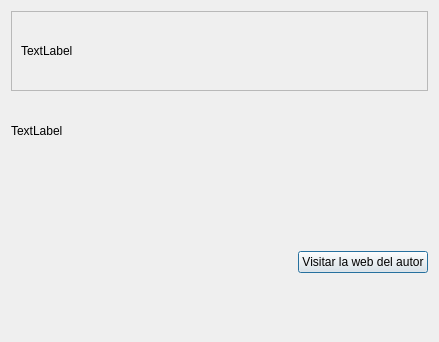
<?xml version="1.0" encoding="UTF-8"?>
<ui version="4.0">
 <class>QAboutMe</class>
 <widget class="QDialog" name="QAboutMe">
  <property name="geometry">
   <rect>
    <x>0</x>
    <y>0</y>
    <width>439</width>
    <height>342</height>
   </rect>
  </property>
  <property name="windowTitle">
   <string>Dialog</string>
  </property>
  <layout class="QVBoxLayout" name="verticalLayout">
   <property name="spacing">
    <number>0</number>
   </property>
   <item>
    <widget class="QFrame" name="frame">
     <property name="frameShape">
      <enum>QFrame::StyledPanel</enum>
     </property>
     <property name="frameShadow">
      <enum>QFrame::Raised</enum>
     </property>
     <layout class="QHBoxLayout" name="horizontalLayout">
      <item>
       <widget class="QLabel" name="labelAppName">
        <property name="sizePolicy">
         <sizepolicy hsizetype="Fixed" vsizetype="Preferred">
          <horstretch>0</horstretch>
          <verstretch>0</verstretch>
         </sizepolicy>
        </property>
        <property name="text">
         <string>TextLabel</string>
        </property>
       </widget>
      </item>
      <item>
       <widget class="QLabel" name="labelIcon">
        <property name="text">
         <string/>
        </property>
        <property name="pixmap">
         <pixmap resource="resources.qrc">:/images/main_icon.png</pixmap>
        </property>
        <property name="scaledContents">
         <bool>false</bool>
        </property>
        <property name="alignment">
         <set>Qt::AlignCenter</set>
        </property>
       </widget>
      </item>
     </layout>
    </widget>
   </item>
   <item>
    <widget class="QLabel" name="labelCont">
     <property name="text">
      <string>TextLabel</string>
     </property>
    </widget>
   </item>
   <item>
    <widget class="QWidget" name="frame2" native="true">
     <property name="sizePolicy">
      <sizepolicy hsizetype="Preferred" vsizetype="Preferred">
       <horstretch>0</horstretch>
       <verstretch>0</verstretch>
      </sizepolicy>
     </property>
     <layout class="QHBoxLayout" name="horizontalLayout_2">
      <property name="margin">
       <number>0</number>
      </property>
     </layout>
    </widget>
   </item>
   <item>
    <widget class="QWidget" name="widget" native="true">
     <property name="layoutDirection">
      <enum>Qt::RightToLeft</enum>
     </property>
     <layout class="QFormLayout" name="formLayout">
      <property name="fieldGrowthPolicy">
       <enum>QFormLayout::AllNonFixedFieldsGrow</enum>
      </property>
      <property name="horizontalSpacing">
       <number>7</number>
      </property>
      <property name="verticalSpacing">
       <number>0</number>
      </property>
      <property name="margin">
       <number>0</number>
      </property>
      <item row="0" column="0">
       <widget class="QPushButton" name="buttonWeb">
        <property name="sizePolicy">
         <sizepolicy hsizetype="Fixed" vsizetype="Fixed">
          <horstretch>0</horstretch>
          <verstretch>0</verstretch>
         </sizepolicy>
        </property>
        <property name="text">
         <string>Visitar la web del autor</string>
        </property>
       </widget>
      </item>
     </layout>
    </widget>
   </item>
  </layout>
 </widget>
 <resources>
  <include location="resources.qrc"/>
 </resources>
 <connections/>
</ui>
